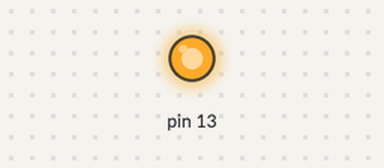
The sketch below on a simulated Arduino Uno, built with avr-gcc and run on an emulated ATmega328P. Shown: output pins drawn as LEDs (lit = HIGH).

Above: at 0.3 s.
At 4.3 s:
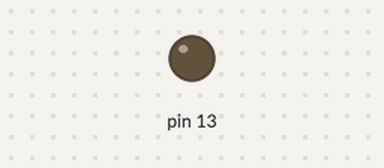
Timing chart, 0 to 5.3 s (numbered marks = the images above):
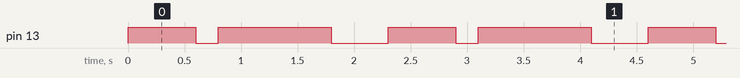

The sketch:

wrong-turn.ino
```cpp
void setup() {

  pinMode(13, OUTPUT);
}

// the loop function runs over and over again forever
void loop() {
  digitalWrite(13, HIGH);   // turn the LED on (HIGH is the voltage level)
  delay(600);
  //
  digitalWrite(13, LOW);    // turn the LED off by making the voltage LOW
  delay(200);
  //
  digitalWrite(13, HIGH);   // turn the LED on (HIGH is the voltage level)
  delay(1000);
  //
  digitalWrite(13, LOW);    // turn the LED off by making the voltage LOW
  delay(500);
  //
}
```

Measured:
- by itself, pin 13: repeats every 2.3 s: LOW 0.20 s, HIGH 1.0 s, LOW 0.50 s, HIGH 0.60 s
- by itself, everything shown: repeats every 2.3 s, in 4 steps
